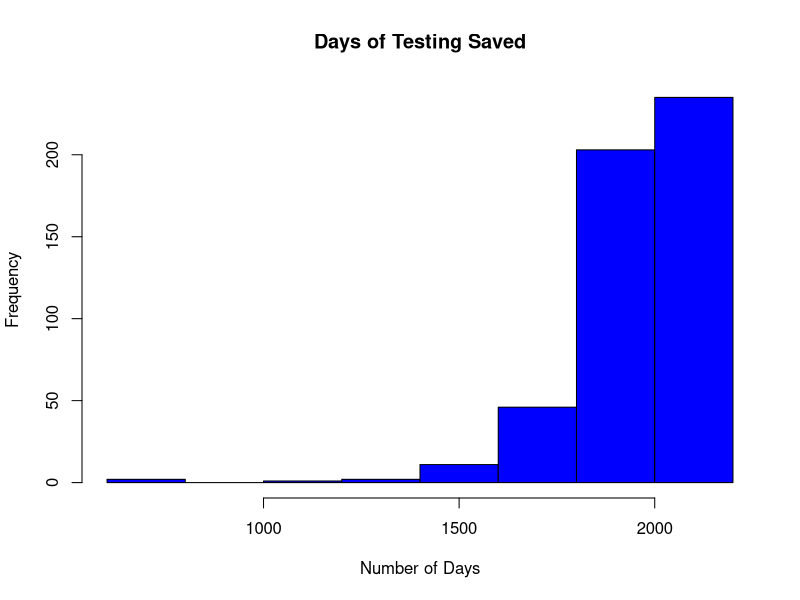
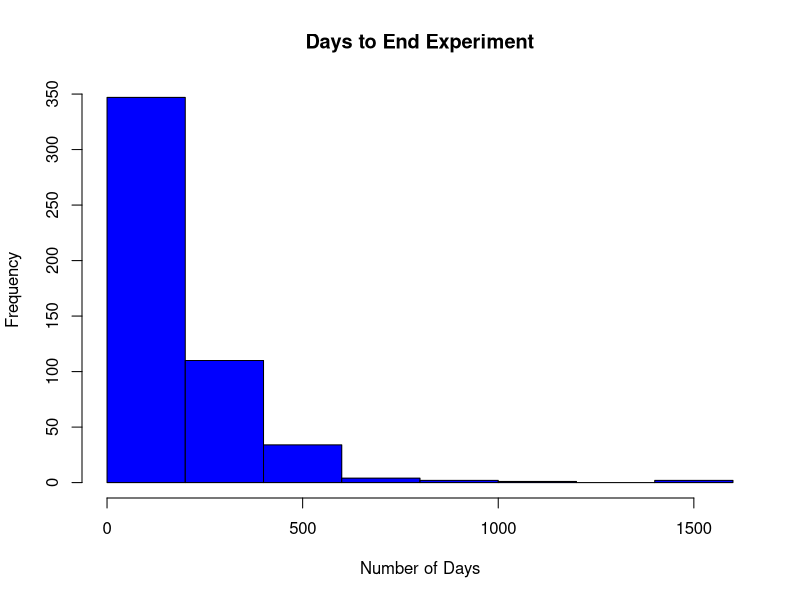
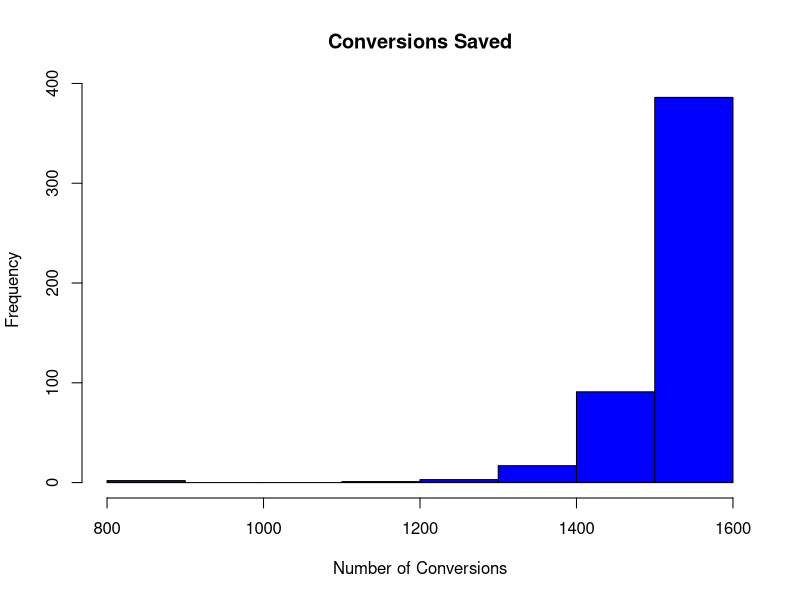
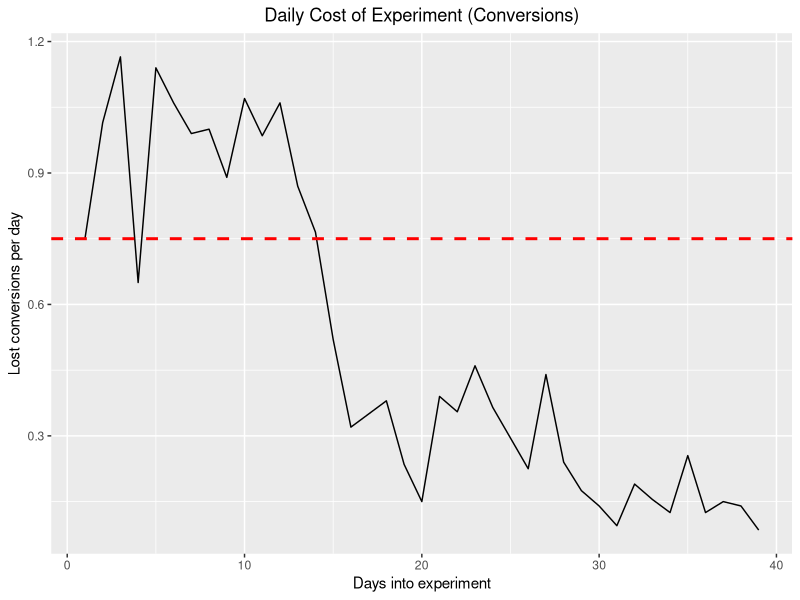
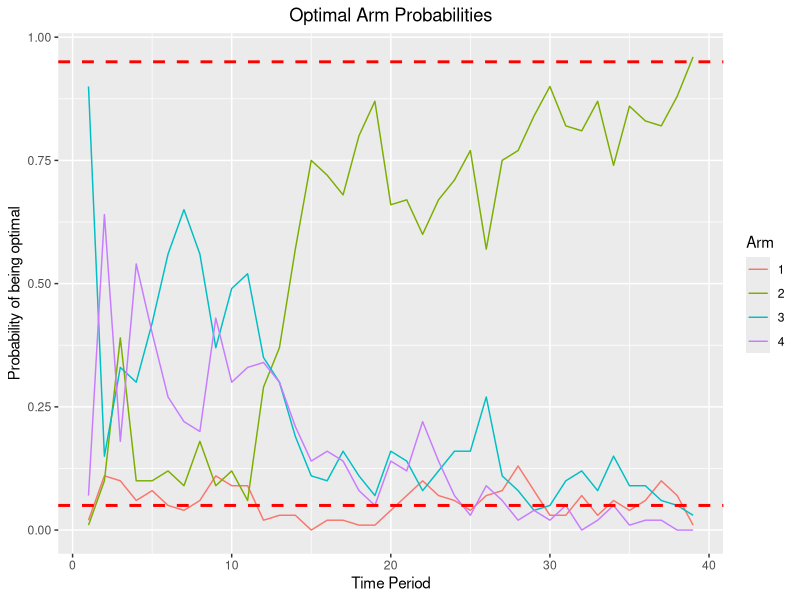

Source code (R) for these figures, in order:
## ---- chunk 1
knitr::opts_chunk$set(echo = TRUE)
library(reshape2)
library(ggplot2)
library(dplyr)
## ---- chunk 2

#Functions used in 2010 paper

sim.post <- function(y, n, ndraws){
  k <- length(y)
  ans <- matrix(nrow=ndraws, ncol = k)
  no <- n-y
  for(i in 1:k)
    ans[,i] <- rbeta(ndraws, y[i] +1, no[i]+1)
  return(ans)
}

prob.winner <- function(post){
  k <- ncol(y)
  w <- table(factor(max.col(post), levels = 1:k))
  return(w/sum(w))
}
compute.win.prob <- function(y, n, ndraws){
  return(prob.winner(sim.post(y,n,ndraws)))
}



#Record the duration of each experiment
time <- c()
# Calculate the conversion lost for each experiment
conversions <- c()

#Setup
  a1<- rbinom(1, 25, 0.04)
  a2<- rbinom(1, 25, 0.045)
  a3<- rbinom(1, 25, 0.035)
  a4<- rbinom(1, 25, 0.03)
 #a5<- rbinom(1, 0, 0.02)
  #a6<- rbinom(1, 100, 0.05)
 #a7<- rbinom(1, 0, 0.06)
  #a8<- rbinom(1, 0, 0.07)

## ---- chunk 3
probs <- c()
conversion_saved_day <- c()
MAB <- function(y, n1, t.prob){
  
  t <- 1 
  ndraws <- sum(n1)
  #round(ndraws/length(t.prob))
  #for (i in 1:length(t.prob)) {n1[i] <- round(ndraws/length(t.prob))}
  #for (i in 1:length(t.prob)) {y[i] <- rbinom(1, n1[i], t.prob[i])}
 while (TRUE) {


conversion_saved_day[t] <- (sum(n1 *( max(t.prob) - t.prob)))
#Posterior draws  

theta <- sim.post(y,n1,ndraws)
optimal <- which.max(t.prob)
thetalist<-  apply(theta, 1, max) - theta[,optimal]
dist <- quantile(thetalist,0.95)

#Recording allocation probabilites
probs <- rbind(probs,rbind(prob.winner(theta))) 
trials <- round(ndraws*as.matrix(prob.winner(theta)), digits = 0)
length(trials)
for (i in 1:length(trials)) {n1[i] <- n1[i]+trials[i]}
for (i in 1:length(trials)) {y[i] <- y[i] + rbinom(1, trials[i], t.prob[i])}


#Stop the experiment after 2 weeks have passed AND if prob hits >= 0.95 (or <=0.05)
if ((t >14)  & (dist < 0.01*max(t.prob))) {break}

t = t+1

 }
  #recording conversions saved

  conversion_saved <- (sum(n1 *( max(t.prob) - t.prob)))
  prob_list <- as.data.frame(probs)
  return(list(t,prob_list,conversion_saved,conversion_saved_day))
}

## ---- chunk 4

#Outer loop is a re-run of the experiment 500 times
b <- 1
while (b <501) {

y <- cbind(a1,a2,a3,a4)         # success(reward)
n1 <- cbind(25,25,25,25)           #no. of trials
t.prob <- c(0.04,0.045,0.035,0.03)
  
  #y <- cbind(a1,a2,a3,a4,a5,a6)         # success(reward)
  #n1 <- cbind(17,16,16,17,17,17)           #no. of trials
  #t.prob <- c(0.04,0.045,0.035,0.03,0.02,0.05)

#Experiment 

z <- MAB(y,n1,t.prob)

#recording time for each experiment
  time[b] <- z[[1]]
#recording conversions lost for each experiments
  conversions[b]<- z[[3]]
  b = b+1
}
## ---- chunk 5
#assuming that the first probability is the original
powercomp <- function(t.prob,ndraws) {
  
a <- power.prop.test(p1 = t.prob[1], p2 = max(t.prob),  power = .95, sig.level = 0.05/(length(t.prob)-1))
powertime <- round((round(a$n)*length(t.prob))/ndraws)
powerconversions <- round(sum(((a$n)) * ( max(t.prob) - t.prob[t.prob < max(t.prob)])))

return(list(powertime,powerconversions))
}
## ---- chunk 6
#calculating classical experiment
a <- powercomp(t.prob,100)


# Average no. of days saved
mean(a[[1]]-time)

#Average conversions saved
mean(a[[2]]-conversions)


## ---- chunk 7
#Time saved plot
df_time <- as.data.frame(a[[1]] - time)
time_saved <- df_time[df_time >0]
time_saved_plot <- hist(time_saved, col="blue",main="Days of Testing Saved",xlab="Number of Days")

#Time saved plot
time_saved_plot <- hist(time, col="blue",main="Days to End Experiment",xlab="Number of Days")


#Conversion plot
df_conversion <- as.data.frame(a[[2]] - conversions)
conversion_saved <- df_conversion[df_conversion >800]
conversion_saved_plot <- hist(conversion_saved, col="blue",main="Conversions Saved",xlab="Number of Conversions")

#Daily Cost of Experiment plot
df <- as.data.frame(cbind(z[[4]],1:z[[1]]))
df <- df %>%  mutate(diff_row = V1 - lag(V1, default = 0))
ggplot(df, aes(V2)) + 
  geom_line(aes(y = diff_row))+
  ggtitle("Daily Cost of Experiment (Conversions)") +
  theme(plot.title = element_text(hjust = 0.5))+
  xlab("Days into experiment") + ylab("Lost conversions per day")+
  geom_hline(yintercept=(a[[2]]/a[[1]]), linetype="dashed", color = "red", size=1)


# Experiment plot
z[[2]]$id <- 1:nrow(z[[2]])
D=melt(z[[2]], id='id')
D$Arm <- D$variable
ggplot(D,aes(id,value, group=Arm, color=Arm))+geom_line()+
  ggtitle("Optimal Arm Probabilities") +
  theme(plot.title = element_text(hjust = 0.5))+
  xlab("Time Period") + ylab("Probability of being optimal")+
  geom_hline(yintercept=0.95, linetype="dashed", color = "red", size=1)+
  geom_hline(yintercept=0.05, linetype="dashed", color = "red", size=1)+
  labs(fill='Arm') 
